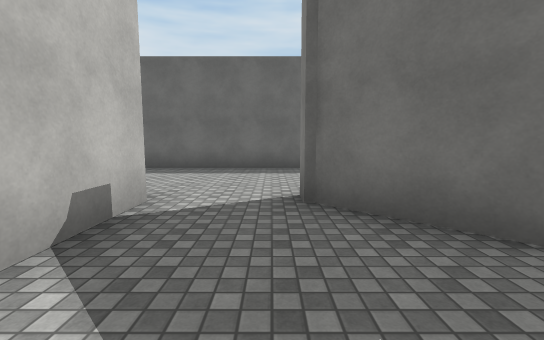
[1] (above)

16 first-person views from a walk through a Unity game level. The camera is 1.4 m above the floor, tilts 6° down and sees 90° across. The floor is counted in squares, 2 m on a side. Each view is taken from the middle of a square. On the plan, view 1 faces up. The plan holds only what a view shows up to about 9 squares ahead; the rest is blank. The player character is not drawn. Surface patterns are stand-ins for the level's own textures.

[2]
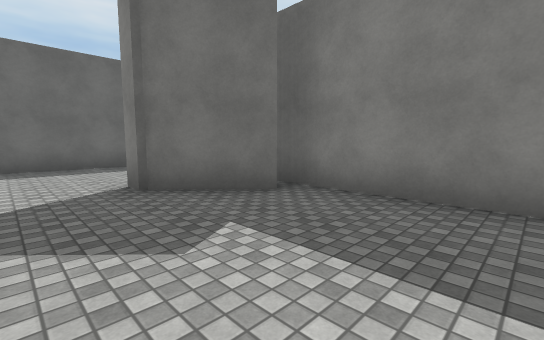

[3]
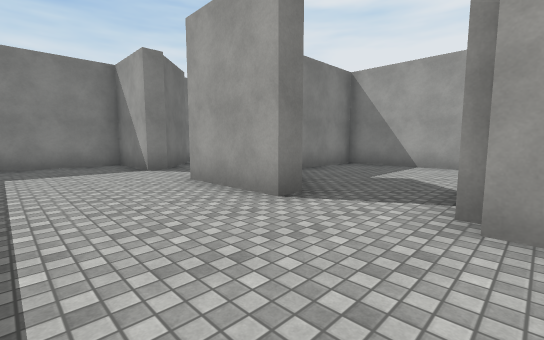

[4]
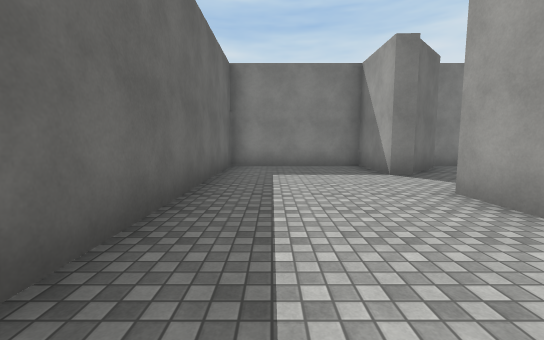

[5]
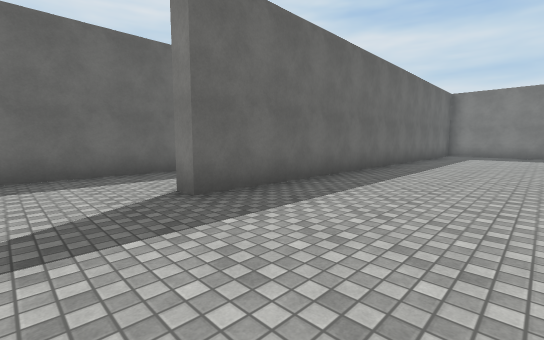

[6]
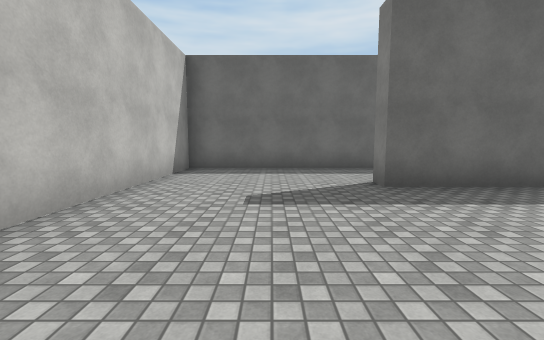

[7]
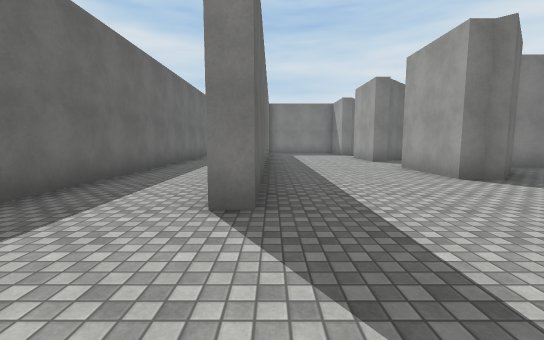

[8]
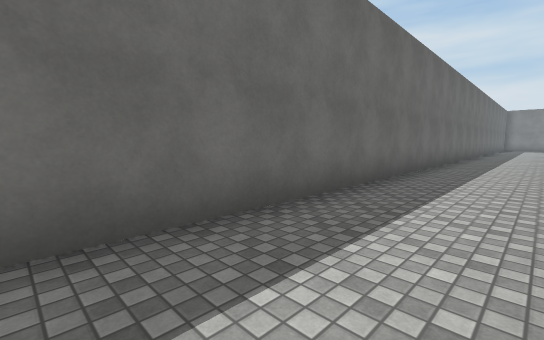

[9]
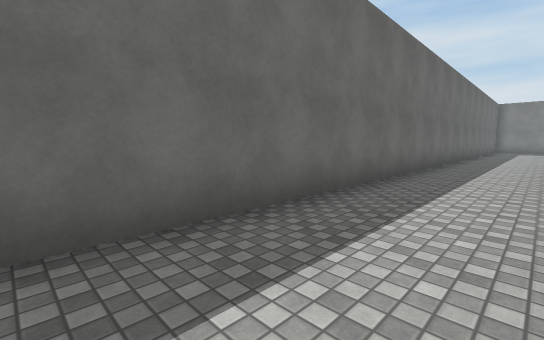

[10]
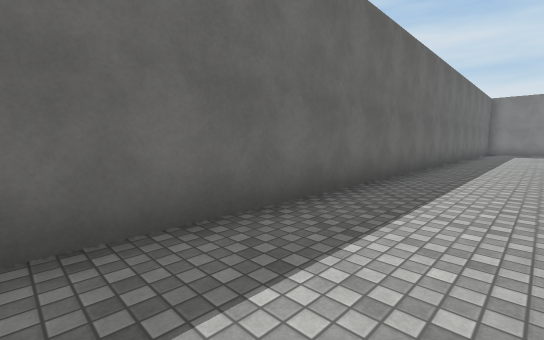

[11]
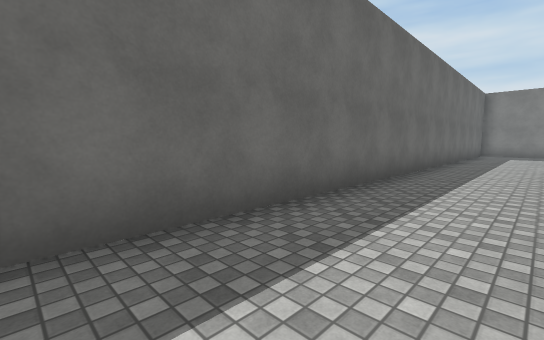

[12]
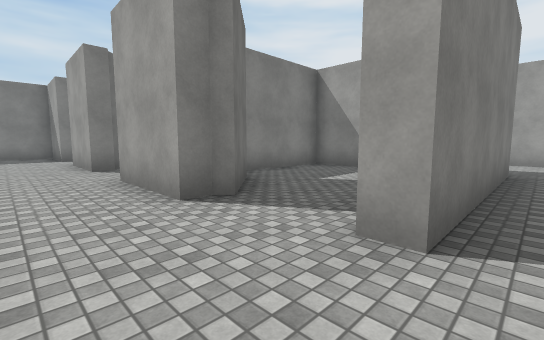

[13]
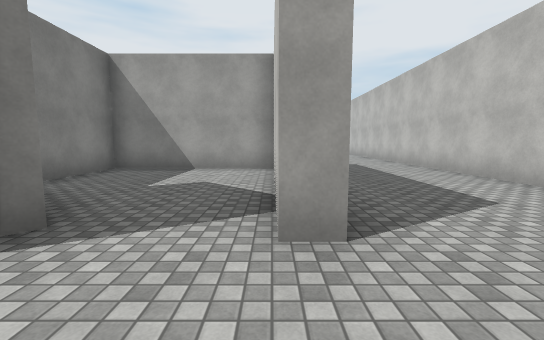

[14]
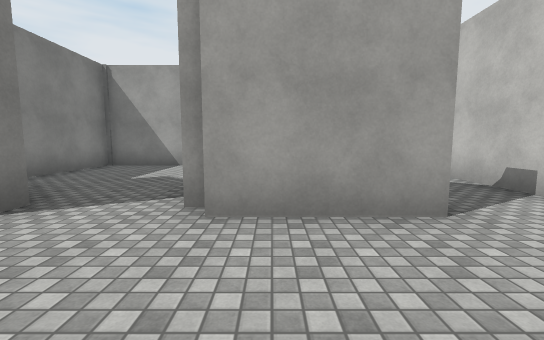

[15]
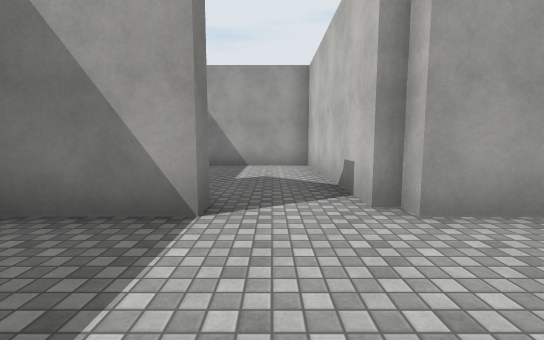

[16]
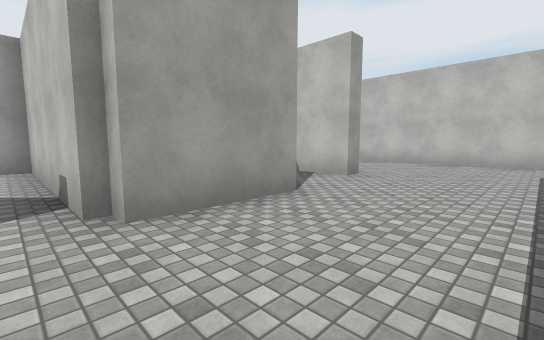

### Floor plan
Ten units are one square. View 1 is at (0, 0); x grows to the right and y downward. Boxes are objects, and circles mark ways between rooms. Rooms are numbered by the first view taken in them; rooms with no view inside come last. Other rooms are left out.
<svg viewBox="-107 -106 270 191">
<path fill="none" stroke="#000" d="M19 -17 4 -32 4 -35M-15 -32 -15 20 25 20 25 -24M-17 -35 -17 -31M26 -32 29 -32M-70 54 -62 54M47 -35 68 -35 68 -72 -63 -72 -63 -78M-65 22 -65 -32 -60 -32M4 -35 26 -35M-40 -35 -17 -35M158 -101 -102 -101 -102 41M-27 -14 -42 -29M-40 -30 -40 -35M-60 -32 -60 -11M-61 20 -20 20 -20 -9M62 -17 47 -31 47 -35M29 -32 29 20 68 20 68 -14M26 -35 26 -32"/>
<circle cx="-5" cy="-40" r="3" fill="#2a7"/>
<circle cx="-50" cy="-40" r="3" fill="#2a7"/>
<circle cx="40" cy="-40" r="3" fill="#2a7"/>
<text x="0" y="-10">1</text>
<text x="40" y="80">2</text>
<text x="-40" y="-10">3</text>
<text x="50" y="-10">4</text>
</svg>
Room 1 opens to room 2. Room 2 opens to room 3. Room 2 opens to room 4.

Where each view was taken, in squares from view 1:
view 1: 0 up, 0 right, facing up
view 2: 1 down, 1 left, facing up-right
view 3: 6 up, 2 left, facing down-right
view 4: 6 up, 1 left, facing right
view 5: 4 up, 8 left, facing up-right
view 6: 3 up, 8 left, facing up
view 7: 7 up, 9 left, facing right
view 8: 8 up, 5 left, facing up-right
view 9: 8 up, 0 right, facing up-right
view 10: 8 up, 3 right, facing up-right
view 11: 8 up, 5 right, facing up-right
view 12: 5 up, 7 left, facing down-right
view 13: 5 up, 6 left, facing down
view 14: 6 up, 2 right, facing down
view 15: 6 up, 4 right, facing down
view 16: 6 up, 1 left, facing down-left
